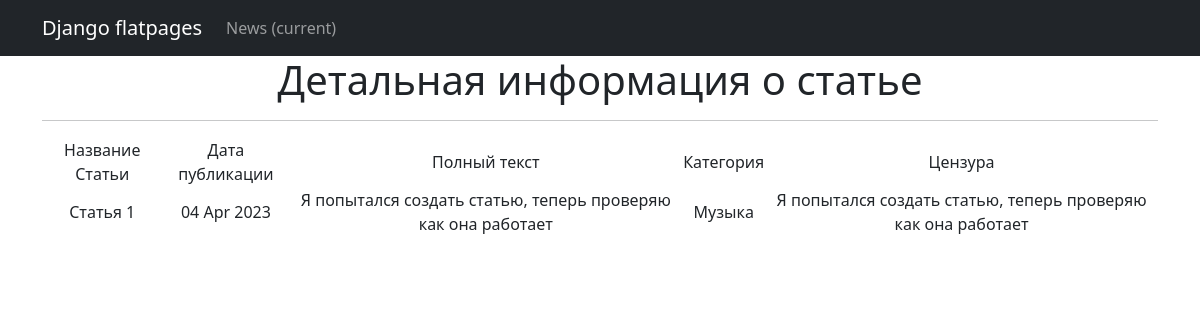
The app's page /article/2 with its own data.
### simpleapp/models.py (models this page shows, shortened)
class Post(models.Model):
    article = models.CharField(max_length=50)
    text = models.TextField()
    time_in = models.DateTimeField(auto_now_add=True)
    name_author = models.TextField(max_length=50)
    category = models.ManyToManyField(Category, through='PostCategory')

class Category(models.Model):
    sport = 'Спорт'
    music = 'Музыка'
    cat_field = [(sport, 'Cпорт'),
                 (music, 'Музыка')]
    name = models.CharField(max_length=6, choices=cat_field, unique=True)
    subscribers = models.ManyToManyField(User, blank=True, related_name='categories')

### simpleapp/views.py (the view)
class ArticleDetail(DeleteView):
    model = Post
    template_name = 'article2.html'
    context_object_name = 'news'

### simpleapp/templatetags/custom_filters.py (called while the page is built)
@register.filter()
def censor(value):
    for word in bad_words:
        if word in value:
            censor_word = ''.join(['*' for word in range(len(word))])
            value = value.replace(word, censor_word)
    return value

### templates/article2.html (shortened to what this page needs)
{% extends 'flatpages/default.html' %}
{% load custom_filters %}
{% block content %}
   <h1>Детальная информация о статье</h1>
   <hr>
   {% if news %}
       <table>
           <tr>
               <td>Название Статьи</td>
               <td>Дата публикации</td>
               <td>Полный текст</td>
               <td>Категория</td>
               <td>Цензура</td>
           </tr>
           <tr>
               <td>{{ news.article }}</td>
               <td>{{ news.time_in|date:'d M Y' }}</td>
               <td>{{ news.text }}</td>
               <td>
                   {% for category in news.category.all %}
                   {{ category.get_name_display }}
                   {% endfor %}
               </td>
               <td>{{ news.text|censor }}</td>
           </tr>
       </table>
   {% else %}
       <h2>Ничего нет!</h2>
   {% endif %}
{% endblock content %}

### records on screen
Post: article "Статья 1", time_in "04 Apr 2023", text "Я попытался создать статью, теперь проверяю как она работает", text|censor "Я попытался создать статью, теперь проверяю как она работает"
Category: name "Музыка"
